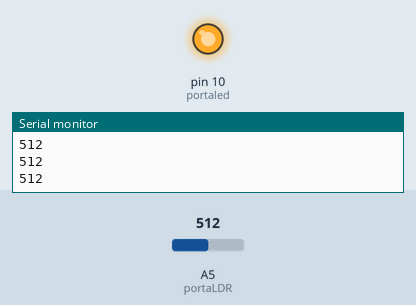
This sketch was run on a simulated Arduino Uno, built with avr-gcc and run on an emulated ATmega328P. Shown: output pins drawn as LEDs (lit = HIGH), the last lines printed to the serial monitor. The test bench sets the inputs (shaded band); at power-on: A5 (portaLDR) = 512.

Above: at 1.2 s.
1.3 s: A5 (portaLDR) set to 314
2.8 s: A5 (portaLDR) set to 293
At 3.6 s:
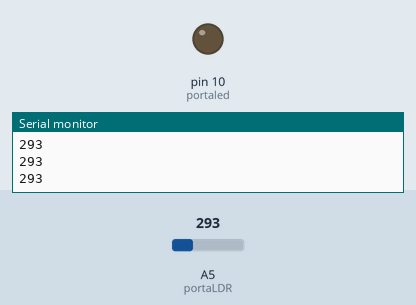
4.3 s: A5 (portaLDR) set to 306
At 4.7 s:
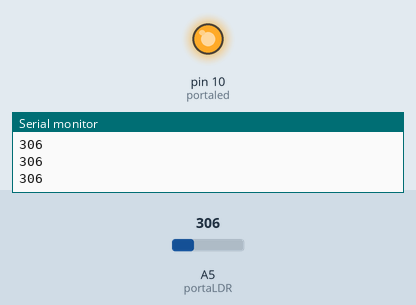
5.8 s: A5 (portaLDR) set to 290
At 7.1 s:
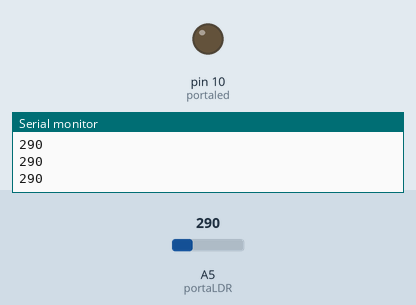
Timing chart, 0 to 8.3 s (numbered marks = the images above; inputs shaded):
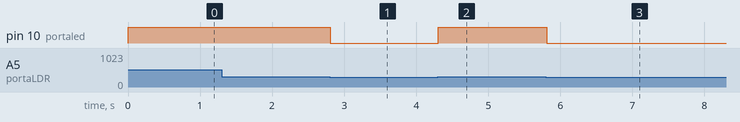

The sketch:

LDR01.ino
```cpp
int portaled = 10;
int portaLDR = A5;

void setup() {
  // put your setup code here, to run once:
 pinMode(portaled, OUTPUT);
 Serial.begin(9600);
}

void loop() {
  // put your main code here, to run repeatedly:
int estado = analogRead(portaLDR);
Serial.println(estado);
if (estado > 300)
{
  digitalWrite(portaled, HIGH);
}
else
{
  digitalWrite(portaled, LOW);
}
}
```

Measured:
- the behaviour switches between 301 and 300 on A5 (portaLDR) (found by bisection; images 0 and 1)
- after the input at 2.8 s, pin 10 (portaled): HIGH → LOW at once
- after the input at 4.3 s, pin 10 (portaled): LOW → HIGH at once
- after the input at 5.8 s, pin 10 (portaled): HIGH → LOW at once
